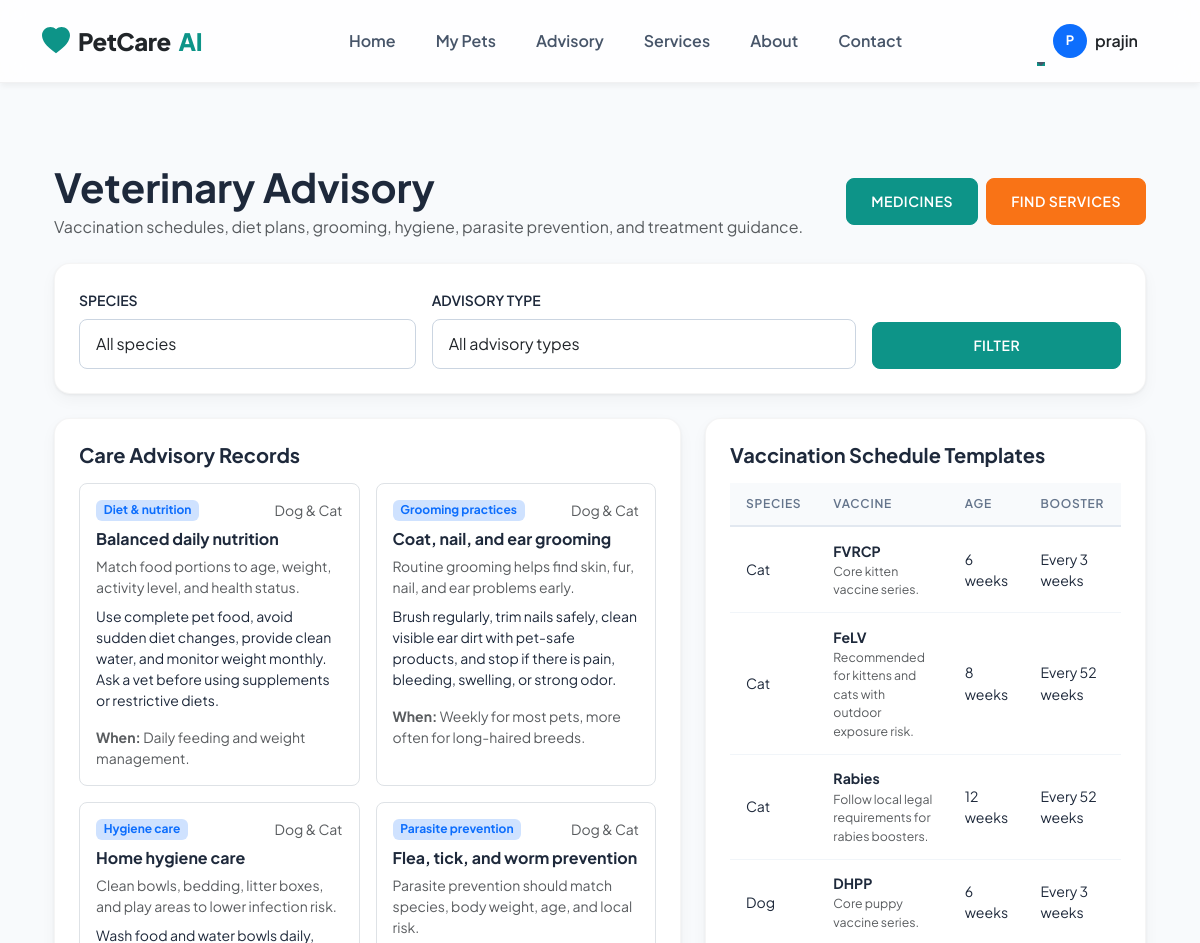
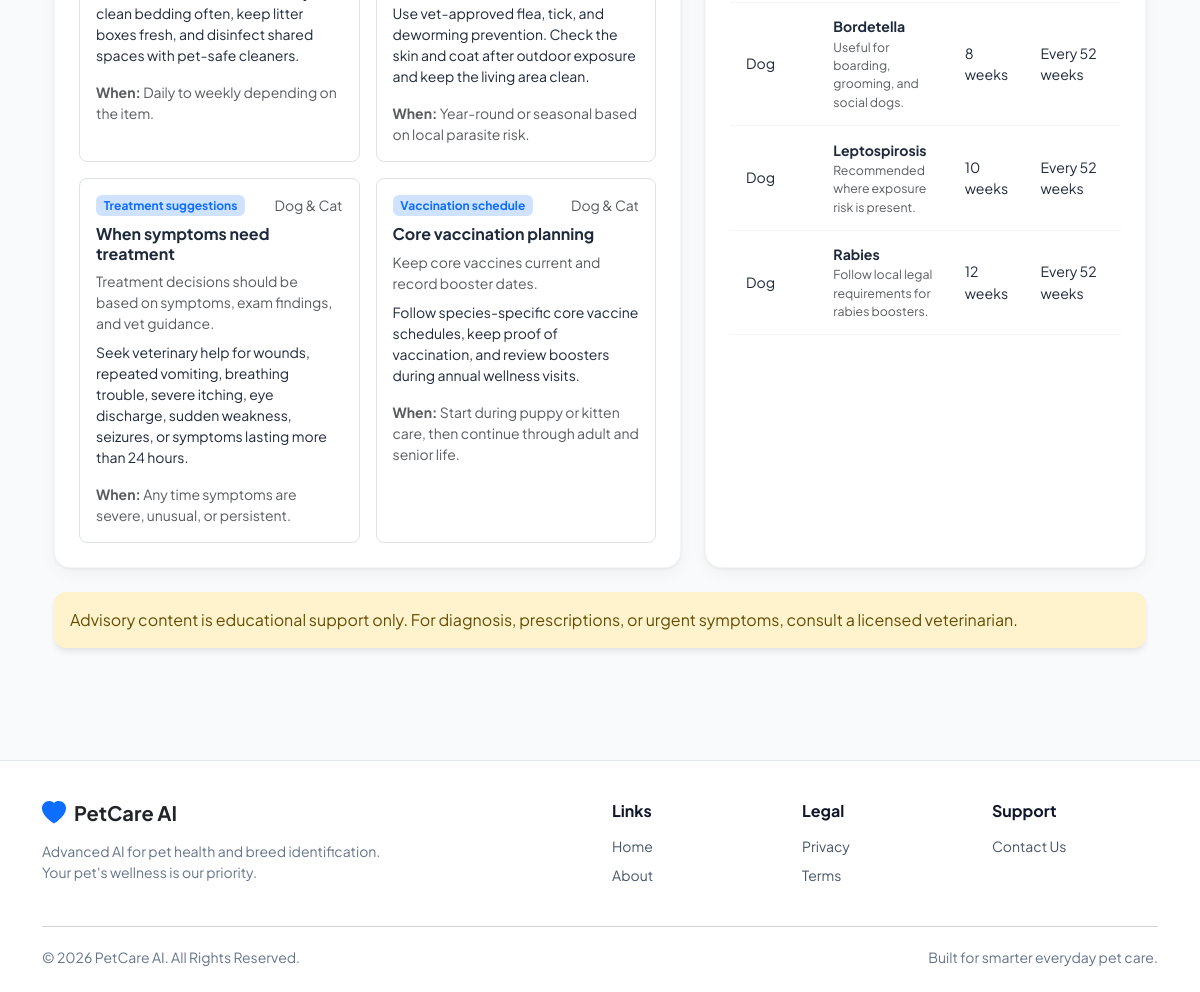
The page /advisory/ (signed in) on the database its author committed (2 pictures, top to bottom).
### advisory/models.py (models this page shows, shortened)
class CareAdvisory(models.Model):
    SPECIES_CHOICES = [
        ("dog", "Dog"),
        ("cat", "Cat"),
        ("both", "Dog & Cat"),
    ]
    CATEGORY_CHOICES = [
        ("vaccination", "Vaccination schedule"),
        ("diet", "Diet & nutrition"),
        ("grooming", "Grooming practices"),
        ("hygiene", "Hygiene care"),
        ("parasite", "Parasite prevention"),
        ("treatment", "Treatment suggestions"),
    ]
    species = models.CharField(max_length=20, choices=SPECIES_CHOICES, default="both")
    category = models.CharField(max_length=30, choices=CATEGORY_CHOICES)
    title = models.CharField(max_length=160)
    short_summary = models.CharField(max_length=255, blank=True)
    recommendation = models.TextField()
    when_to_apply = models.CharField(max_length=255, blank=True)
    is_active = models.BooleanField(default=True)
    created_at = models.DateTimeField(auto_now_add=True)
    updated_at = models.DateTimeField(auto_now=True)
    class Meta:
        ordering = ["category", "species", "title"]
        verbose_name = "Care advisory"
        verbose_name_plural = "Care advisories"

class VaccinationScheduleTemplate(models.Model):
    SPECIES_CHOICES = [
        ("dog", "Dog"),
        ("cat", "Cat"),
    ]
    species = models.CharField(max_length=20, choices=SPECIES_CHOICES)
    vaccine_name = models.CharField(max_length=100)
    recommended_age_weeks = models.PositiveIntegerField(help_text="Recommended age in weeks for first dose.")
    repeat_interval_weeks = models.PositiveIntegerField(null=True, blank=True, help_text="Interval for booster doses, if applicable.")
    notes = models.TextField(blank=True)
    class Meta:
        unique_together = ("species", "vaccine_name", "recommended_age_weeks")
        verbose_name = "Vaccination schedule template"

### advisory/views.py (the view)
# urls.py: path("", views.advisory_home, name="advisory_home"),
@login_required
def advisory_home(request):
    species = request.GET.get("species", "").strip()
    category = request.GET.get("category", "").strip()
    advisories = CareAdvisory.objects.filter(is_active=True)
    vaccines = VaccinationScheduleTemplate.objects.all()
    if species in {"dog", "cat"}:
        advisories = advisories.filter(Q(species=species) | Q(species="both"))
        vaccines = vaccines.filter(species=species)
    if category:
        advisories = advisories.filter(category=category)
    context = {
        "advisories": advisories,
        "vaccines": vaccines.order_by("species", "recommended_age_weeks", "vaccine_name"),
        "species": species,
        "category": category,
        "species_choices": [("dog", "Dog"), ("cat", "Cat")],
        "category_choices": CareAdvisory.CATEGORY_CHOICES,
        "active_section": "advisory",
    }
    return render(request, "advisory/advisory_home.html", context)

### templates/advisory/advisory_home.html
{% extends "base.html" %}
{% block content %}
<div class="container py-5">
    {% include "advisory/_advisory_home_content.html" %}
</div>
{% endblock %}

### templates/base.html (shortened to what this page needs)
<!DOCTYPE html>
<html lang="en">
<head>
    <link href="https://cdn.jsdelivr.net/npm/bootstrap@5.3.3/dist/css/bootstrap.min.css" rel="stylesheet">
    {% load static %}
    <link rel="stylesheet" href="{% static 'css/custom.css' %}?v=1.5">
</head>
<body class="{% block body_class %}{% endblock %}">
<nav class="navbar navbar-expand-lg navbar-light sticky-top py-3">
    <div class="container">
        <a class="navbar-brand d-flex align-items-center gap-2 text-primary" href="{% url 'home' %}">
            <svg xmlns="http://www.w3.org/2000/svg" width="28" height="28" fill="currentColor" class="bi bi-heart-fill" viewBox="0 0 16 16">
              <path fill-rule="evenodd" d="M8 1.314C12.438-3.248 23.534 4.735 8 15-7.534 4.736 3.562-3.248 8 1.314z"/>
            </svg>
            <span class="text-dark">PetCare</span> AI
        </a>
        <div class="collapse navbar-collapse" id="navbarNav">
            <ul class="navbar-nav mx-auto">
                <li class="nav-item"><a class="nav-link" href="{% url 'home' %}">Home</a></li>
                <li class="nav-item"><a class="nav-link" href="{% url 'pets:pet_list' %}">My Pets</a></li>
                <li class="nav-item"><a class="nav-link" href="{% url 'advisory:advisory_home' %}">Advisory</a></li>
                <li class="nav-item"><a class="nav-link" href="{% url 'advisory:service_finder' %}">Services</a></li>
                <li class="nav-item"><a class="nav-link" href="{% url 'about' %}">About</a></li>
                <li class="nav-item"><a class="nav-link" href="{% url 'contact' %}">Contact</a></li>
            </ul>
            <ul class="navbar-nav align-items-center">
                {% if user.is_authenticated %}
                    <li class="nav-item dropdown">
                        <a class="nav-link dropdown-toggle d-flex align-items-center gap-2" href="#" id="profileDropdown" role="button" data-bs-toggle="dropdown">
                             <div class="rounded-circle bg-primary text-white d-flex align-items-center justify-content-center fw-bold" style="width: 34px; height: 34px; font-size: 13px;">
                                {{ user.username|make_list|first|upper }}
                            </div>
                            <span class="d-none d-xl-inline text-dark">{{ user.username }}</span>
                        </a>
                    </li>
                {% endif %}
            </ul>
        </div>
    </div>
</nav>
<main class="{% block main_class %}container{% endblock %}">
    {% block content %}{% endblock %}
</main>
{% block footer %}
<footer class="footer">
    <div class="container">
        <div class="row gy-4 align-items-start">
            <div class="col-lg-4">
                <div class="d-flex align-items-center gap-2 mb-3 text-primary">
                    <svg width="24" height="24" fill="currentColor" viewBox="0 0 16 16"><path fill-rule="evenodd" d="M8 1.314C12.438-3.248 23.534 4.735 8 15-7.534 4.736 3.562-3.248 8 1.314z"/></svg>
                    <h5 class="text-dark mb-0 fw-bold">PetCare AI</h5>
                </div>
                <p class="text-muted small mb-0">Advanced AI for pet health and breed identification. Your pet's wellness is our priority.</p>
            </div>
            <div class="col-lg-2 offset-lg-2 col-md-4">
                <h6 class="fw-bold mb-3">Links</h6>
                <ul class="list-unstyled small">
                    <li class="mb-2"><a href="{% url 'home' %}" class="text-muted text-decoration-none">Home</a></li>
                    <li class="mb-2"><a href="{% url 'about' %}" class="text-muted text-decoration-none">About</a></li>
                </ul>
            </div>
            <div class="col-lg-2 col-md-4">
                <h6 class="fw-bold mb-3">Legal</h6>
                <ul class="list-unstyled small">
                    <li class="mb-2"><a href="#" class="text-muted text-decoration-none">Privacy</a></li>
                    <li class="mb-2"><a href="#" class="text-muted text-decoration-none">Terms</a></li>
                </ul>
            </div>
            <div class="col-lg-2 col-md-4">
                <h6 class="fw-bold mb-3">Support</h6>
                <ul class="list-unstyled small">
                    <li class="mb-2"><a href="{% url 'contact' %}" class="text-muted text-decoration-none">Contact Us</a></li>
                </ul>
            </div>
        </div>
        <hr class="footer-divider">
        <div class="footer-bottom small text-muted">
            <span>&copy; 2026 PetCare AI. All Rights Reserved.</span>
            <span>Built for smarter everyday pet care.</span>
        </div>
    </div>
</footer>
{% endblock %}
</body>
</html>

### templates/advisory/_advisory_home_content.html (shortened to what this page needs)
<div>
    <div class="d-flex flex-wrap justify-content-between align-items-center gap-3 mb-4">
        <div>
            <h1 class="fw-bold mb-1">Veterinary Advisory</h1>
            <p class="text-muted mb-0">Vaccination schedules, diet plans, grooming, hygiene, parasite prevention, and treatment guidance.</p>
        </div>
        <div class="d-flex gap-2">
            <a href="{% if dashboard_mode %}{% url 'analytics:medicine_section' %}{% else %}{% url 'advisory:medicine_recommendations' %}{% endif %}" class="btn btn-primary">Medicines</a>
            <a href="{% if dashboard_mode %}{% url 'analytics:services_section' %}{% else %}{% url 'advisory:service_finder' %}{% endif %}" class="btn btn-secondary">Find Services</a>
        </div>
    </div>
    <div class="chart-card mb-4">
        <form method="get" class="row g-3 align-items-end">
            <div class="col-md-4">
                <label class="form-label fw-semibold small text-uppercase">Species</label>
                <select name="species" class="form-control">
                    <option value="">All species</option>
                </select>
            </div>
            <div class="col-md-5">
                <label class="form-label fw-semibold small text-uppercase">Advisory Type</label>
                <select name="category" class="form-control">
                    <option value="">All advisory types</option>
                </select>
            </div>
            <div class="col-md-3">
                <button class="btn btn-primary w-100" type="submit">Filter</button>
            </div>
        </form>
    </div>
    <div class="row g-4 mb-4">
        <div class="col-lg-7">
            <div class="chart-card">
                <h5 class="fw-bold mb-3">Care Advisory Records</h5>
                {% if advisories %}
                    <div class="row g-3">
                    {% for item in advisories %}
                        <div class="col-md-6">
                            <div class="border rounded-3 p-3 h-100">
                                <div class="d-flex justify-content-between gap-2 mb-2">
                                    <span class="badge bg-primary-subtle text-primary">{{ item.get_category_display }}</span>
                                    <span class="text-muted small">{{ item.get_species_display }}</span>
                                </div>
                                <h6 class="fw-bold">{{ item.title }}</h6>
                                {% if item.short_summary %}<p class="text-muted small mb-2">{{ item.short_summary }}</p>{% endif %}
                                <div class="small">{{ item.recommendation|linebreaks }}</div>
                                {% if item.when_to_apply %}
                                    <div class="mt-2 small text-muted"><strong>When:</strong> {{ item.when_to_apply }}</div>
                                {% endif %}
                            </div>
                        </div>
                    {% endfor %}
                    </div>
                {% else %}
                    <p class="text-muted mb-0">No advisory records match this filter. Add records in the admin panel.</p>
                {% endif %}
            </div>
        </div>
        <div class="col-lg-5">
            <div class="chart-card">
                <h5 class="fw-bold mb-3">Vaccination Schedule Templates</h5>
                {% if vaccines %}
                    <div class="table-responsive">
                        <table class="data-table">
                            <thead>
                            <tr><th>Species</th><th>Vaccine</th><th>Age</th><th>Booster</th></tr>
                            </thead>
                            <tbody>
                            {% for vaccine in vaccines %}
                            <tr>
                                <td>{{ vaccine.get_species_display }}</td>
                                <td><strong>{{ vaccine.vaccine_name }}</strong><div class="text-muted small">{{ vaccine.notes|truncatewords:10 }}</div></td>
                                <td>{{ vaccine.recommended_age_weeks }} weeks</td>
                                <td>{% if vaccine.repeat_interval_weeks %}Every {{ vaccine.repeat_interval_weeks }} weeks{% else %}-{% endif %}</td>
                            </tr>
                            {% endfor %}
                            </tbody>
                        </table>
                    </div>
                {% else %}
                    <p class="text-muted mb-0">No vaccination schedule templates yet. Add them in the admin panel.</p>
                {% endif %}
            </div>
        </div>
    </div>
    <div class="alert alert-warning">
        Advisory content is educational support only. For diagnosis, prescriptions, or urgent symptoms, consult a licensed veterinarian.
    </div>
</div>

### static/css/custom.css (style rules this page uses)
:root { --primary-color: #0D9488; --secondary-color: #0F766E; --accent-color: #F97316; --bg-color: #F8FAFC; --text-dark: #1E293B; --text-light: #64748B; --glass-bg: rgba(255, 255, 255, 0.85); --glass-border: rgba(255, 255, 255, 0.2); }
body { font-family: 'Inter', sans-serif; background-color: var(--bg-color); color: var(--text-dark); display: flex; flex-direction: column; min-height: 100vh; }
html, body { overflow-x: hidden; }
body > main { flex: 1 0 auto; width: 100%; }
.navbar { background: var(--glass-bg) !important; backdrop-filter: blur(10px); border-bottom: 1px solid var(--glass-border); box-shadow: 0 4px 6px -1px rgba(0, 0, 0, 0.05); transition: all 0.3s ease; }
.navbar-brand { font-weight: 700; color: var(--primary-color) !important; font-size: 1.5rem; letter-spacing: -0.5px; }
.nav-link { color: var(--text-dark) !important; font-weight: 500; transition: color 0.2s ease; position: relative; }
.nav-link::after { content: ''; position: absolute; width: 0; height: 2px; bottom: 0; left: 0; background-color: var(--primary-color); transition: width 0.3s ease; }
body > main.container { flex: 1; padding-top: 2rem; padding-bottom: 3rem; }
.alert { border-radius: 12px; border: none; box-shadow: 0 4px 6px -1px rgba(0, 0, 0, 0.1); animation: slideDown 0.5s ease-out; }
.footer { background-color: #ffffff; border-top: 1px solid #e2e8f0; margin-top: auto; padding: 2.5rem 0 1.5rem; }
.footer .text-muted { color: #64748b !important; }
.footer a.text-muted { color: #475569 !important; }
.footer-divider { border-color: #cbd5e1; margin: 1.5rem 0 1.25rem; opacity: 1; }
.footer-bottom { display: flex; align-items: center; justify-content: space-between; gap: 1rem; }
.form-control { border-radius: 8px; border: 1px solid #CBD5E1; padding: 0.75rem 1rem; transition: all 0.2s ease; }
.btn { border-radius: 8px; font-weight: 600; padding: 0.75rem 1.5rem; transition: all 0.2s ease; text-transform: uppercase; letter-spacing: 0.5px; font-size: 0.875rem; }
.btn-primary { background-color: var(--primary-color); border-color: var(--primary-color); color: white; }
.btn-secondary { background-color: var(--accent-color); color: white; border-color: var(--accent-color); }
.chart-card { background: white; border-radius: 16px; padding: 1.5rem; box-shadow: 0 1px 3px rgba(0, 0, 0, 0.06), 0 6px 16px rgba(0, 0, 0, 0.04); border: 1px solid rgba(0, 0, 0, 0.04); height: 100%; }
.data-table { width: 100%; border-spacing: 0; }
.data-table thead th { background: #f8fafc; padding: 0.75rem 1rem; font-size: 0.75rem; text-transform: uppercase; letter-spacing: 0.06em; color: var(--text-light); font-weight: 600; border-bottom: 2px solid #e2e8f0; white-space: nowrap; }
.data-table tbody td { padding: 0.85rem 1rem; font-size: 0.88rem; border-bottom: 1px solid #f1f5f9; color: var(--text-dark); vertical-align: middle; }
.data-table tbody tr { transition: background 0.15s ease; }

### templates/base.html (style rules this page uses)
:root { --primary-color: #0d9488; --primary-light: #f0fdfa; --secondary-color: #0f172a; }
body { font-family: 'Plus Jakarta Sans', sans-serif; background-color: #f8fafc; color: #1e293b; }
.navbar { background: rgba(255, 255, 255, 0.8) !important; backdrop-filter: blur(12px); border-bottom: 1px solid rgba(0,0,0,0.05); }
.nav-link { font-weight: 600; color: #475569 !important; padding: 0.5rem 1.25rem !important; transition: all 0.2s ease; }
.navbar-brand { font-weight: 800; letter-spacing: -0.5px; }
.btn-primary { background-color: var(--primary-color); border-color: var(--primary-color); font-weight: 600; }
footer.footer { background-color: #ffffff !important; border-top: 1px solid #e2e8f0 !important; }
footer.footer h6 { color: #0f172a !important; font-weight: 700; }
footer.footer .text-muted { color: #64748b !important; }
footer.footer a.text-muted { color: #475569 !important; transition: color 0.2s ease; }

### rows shown on the page
CareAdvisory: category "Diet & nutrition", species "Dog & Cat", title "Balanced daily nutrition", short_summary "Match food portions to age, weight, activity level, and health status.", recommendation "Use complete pet food, avoid sudden diet changes, provide clean water, and monitor weight monthly. Ask a vet before using supplements or restrictive diets.", when_to_apply "Daily feeding and weight management."
CareAdvisory: category "Grooming practices", species "Dog & Cat", title "Coat, nail, and ear grooming", short_summary "Routine grooming helps find skin, fur, nail, and ear problems early.", recommendation "Brush regularly, trim nails safely, clean visible ear dirt with pet-safe products, and stop if there is pain, bleeding, swelling, or strong odor.", when_to_apply "Weekly for most pets, more often for long-haired breeds."
CareAdvisory: category "Hygiene care", species "Dog & Cat", title "Home hygiene care", short_summary "Clean bowls, bedding, litter boxes, and play areas to lower infection risk.", recommendation "Wash food and water bowls daily, clean bedding often, keep litter boxes fresh, and disinfect shared spaces with pet-safe cleaners.", when_to_apply "Daily to weekly depending on the item."
CareAdvisory: category "Parasite prevention", species "Dog & Cat", title "Flea, tick, and worm prevention", short_summary "Parasite prevention should match species, body weight, age, and local risk.", recommendation "Use vet-approved flea, tick, and deworming prevention. Check the skin and coat after outdoor exposure and keep the living area clean.", when_to_apply "Year-round or seasonal based on local parasite risk."
CareAdvisory: category "Treatment suggestions", species "Dog & Cat", title "When symptoms need treatment", short_summary "Treatment decisions should be based on symptoms, exam findings, and vet guidance.", recommendation "Seek veterinary help for wounds, repeated vomiting, breathing trouble, severe itching, eye discharge, sudden weakness, seizures, or symptoms lasting more than 24 hours.", when_to_apply "Any time symptoms are severe, unusual, or persistent."
CareAdvisory: category "Vaccination schedule", species "Dog & Cat", title "Core vaccination planning", short_summary "Keep core vaccines current and record booster dates.", recommendation "Follow species-specific core vaccine schedules, keep proof of vaccination, and review boosters during annual wellness visits.", when_to_apply "Start during puppy or kitten care, then continue through adult and senior life."
VaccinationScheduleTemplate: species "Cat", vaccine_name "FVRCP", notes "Core kitten vaccine series.", recommended_age_weeks "6", repeat_interval_weeks "3"
VaccinationScheduleTemplate: species "Cat", vaccine_name "FeLV", notes "Recommended for kittens and cats with outdoor exposure risk.", recommended_age_weeks "8", repeat_interval_weeks "52"
VaccinationScheduleTemplate: species "Cat", vaccine_name "Rabies", notes "Follow local legal requirements for rabies boosters.", recommended_age_weeks "12", repeat_interval_weeks "52"
VaccinationScheduleTemplate: species "Dog", vaccine_name "DHPP", notes "Core puppy vaccine series.", recommended_age_weeks "6", repeat_interval_weeks "3"
VaccinationScheduleTemplate: species "Dog", vaccine_name "Bordetella", notes "Useful for boarding, grooming, and social dogs.", recommended_age_weeks "8", repeat_interval_weeks "52"
VaccinationScheduleTemplate: species "Dog", vaccine_name "Leptospirosis", notes "Recommended where exposure risk is present.", recommended_age_weeks "10", repeat_interval_weeks "52"
VaccinationScheduleTemplate: species "Dog", vaccine_name "Rabies", notes "Follow local legal requirements for rabies boosters.", recommended_age_weeks "12", repeat_interval_weeks "52"

### other values the page prints
{{ user.username|make_list|first|upper }} "P"
{{ user.username }} "prajin"
